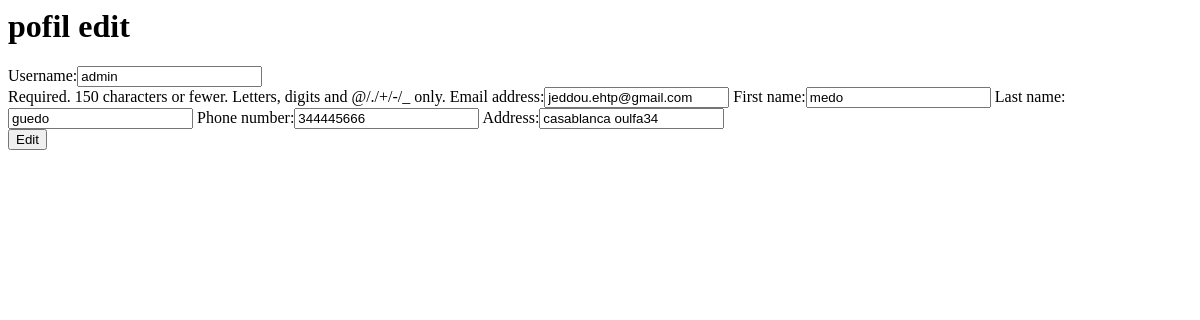
/accounts/profile/edit (signed in), run on an earlier commit of the app's database.
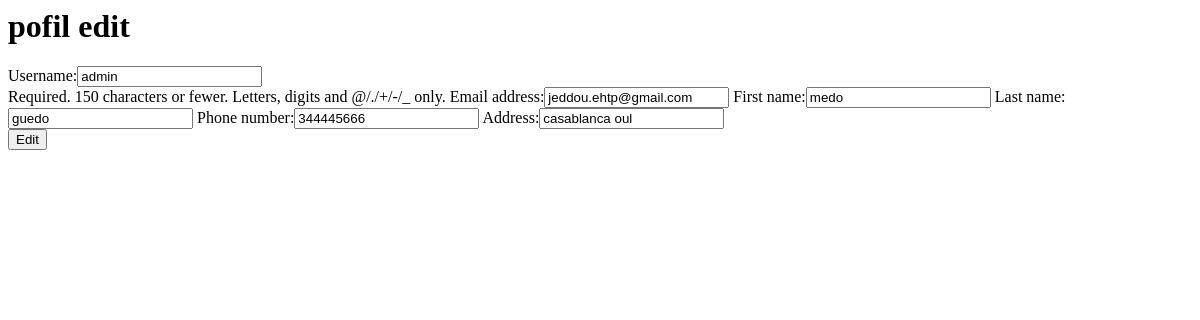
And on a later commit of the database.
### accounts/models.py (models this page shows, shortened)
class Profile(models.Model):
    user = models.OneToOneField(User , on_delete=models.CASCADE)
    phone_number = models.CharField(max_length=45,null=True , blank=True)
    address = models.CharField(max_length=100 , blank=True, null=True)

### accounts/views.py (the view)
# urls.py: path('profile/edit',views.profile_edit,name = 'profile_edit')
def profile_edit(request):
    profile = Profile.objects.get(user = request.user)
    if request.method == 'POST':
        userform = UserForm(request.POST,instance =request.user)
        profileform = ProfileForm(request.POST,instance =profile)
        if userform.is_valid() and profileform.is_valid():
            userform.save()
            myform = profileform.save(commit = False)
            myform.user = request.user
            myform.save()
            return redirect('/accounts/profile')
    else :
        userform = UserForm(instance = request.user)
        profileform = ProfileForm(instance = profile)
    return render(request,'profile/profile_edit.html',
    {'userform':userform,
    'profileform':profileform
    })

### accounts/forms.py
class UserForm(forms.ModelForm):
    class Meta:
        model = User
        fields = ['username','email','first_name','last_name']

class ProfileForm(forms.ModelForm):
    class Meta:
        model = Profile
        fields = ['phone_number','address']

### accounts/templates/profile/profile_edit.html (shortened to what this page needs)
<h1>pofil edit </h1>
<form method="POST">
{{userform}}
{{profileform}}
<br>
<input type="submit" value="Edit">
</form>

What changed in the data, as far as the page shows it:
changed Profile: address "casablanca oulfa34" → "casablanca oul"
